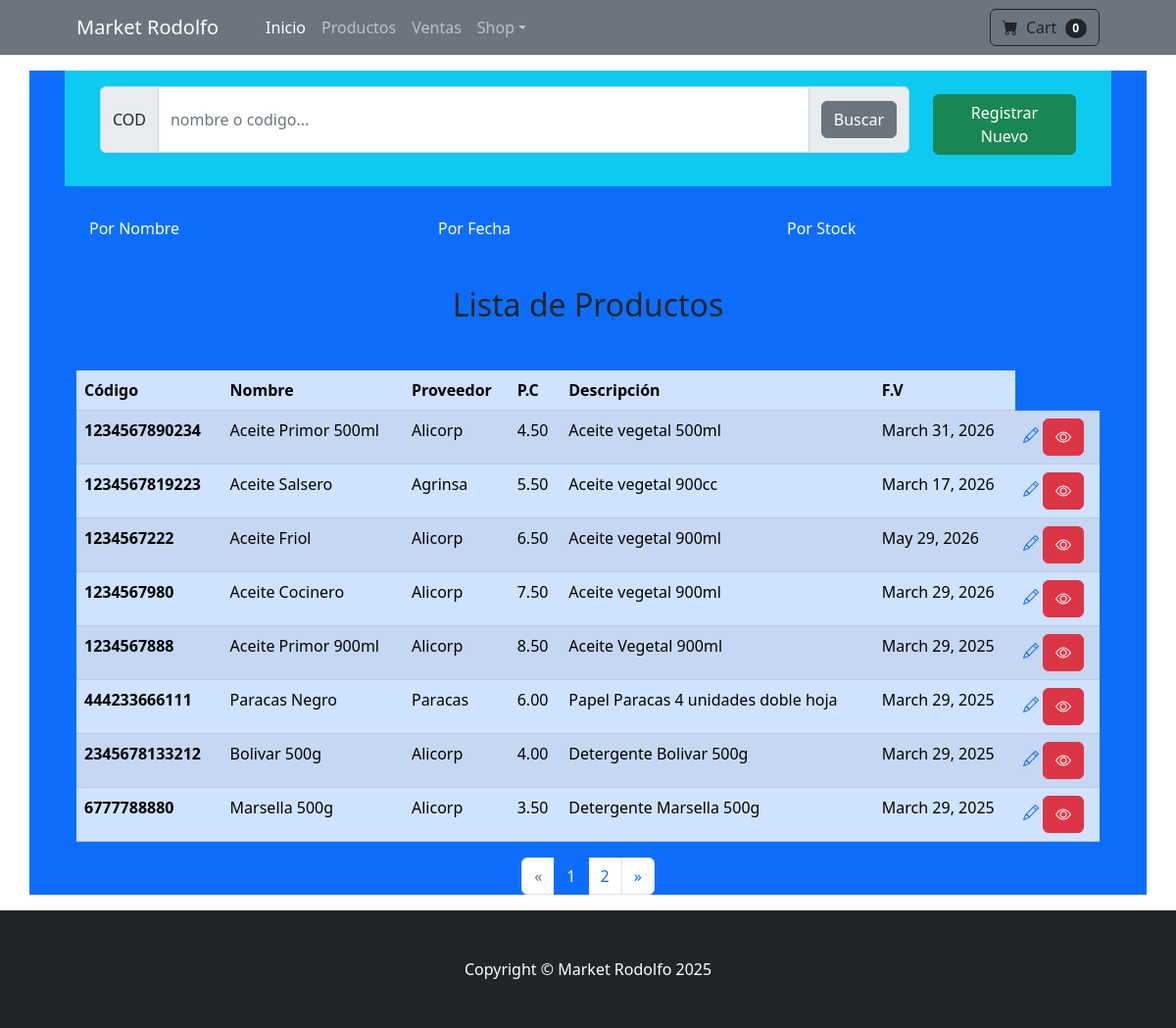
The app's page /producto/lista/ with its own data.
### applications/producto/models.py (models this page shows, shortened)
class Product(TimeStampedModel):
    UNIT_CHOICES = (
        ('0', 'Kilogramos'),
        ('1', 'Litros'),
        ('2', 'Unidades'),
    )
    category=models.ForeignKey(Category, on_delete=models.CASCADE, default=1)
    barcode=models.CharField(max_length=13, unique=True)
    name=models.CharField('Nombre', max_length=40)
    slug=models.SlugField(max_length=50, unique=True, blank=True)
    provider=models.ForeignKey(Provider, on_delete=models.CASCADE)
    marca=models.ForeignKey(Marca, on_delete=models.CASCADE)
    due_date=models.DateField('fecha de vencimiento', blank=True, null=True)
    description=models.TextField('Descripcion del Producto', blank=True)
    unit=models.CharField('unidad de medida', max_length=1, choices=UNIT_CHOICES)
    count=models.PositiveIntegerField('Cantidad en Almacén', default=0)
    purchase_price=models.DecimalField('Precio de Compra', max_digits=7, decimal_places=2)
    sale_price=models.DecimalField('Precio de Venta', max_digits=7, decimal_places=2)
    num_sale=models.PositiveIntegerField('Numero de Ventas', default=0)
    anulate=models.BooleanField('Eliminado', default=False)
    objects=ProductManager()
    class Meta:
        verbose_name='Producto'
        verbose_name_plural='Productos'

class Provider(TimeStampedModel):
    name=models.CharField('Razon Social', max_length=100)
    email=models.EmailField(blank=True, null=True)
    phone=models.CharField('telefono', max_length=40, blank=True)
    web=models.URLField('sitio web', blank=True)
    class Meta:
        verbose_name='Proveedor'
        verbose_name_plural='Proveedores'
    def __str__(self):
        return self.name

### applications/producto/views.py (the view)
# urls.py: path('producto/lista/', views.ProductListView.as_view(), name='producto-lista'),
class ProductListView(ListView):
    template_name="producto/lista.html"
    context_object_name='productos'
    paginate_by=8
    def get_queryset(self):
        kword=self.request.GET.get("kword", '')
        order=self.request.GET.get("order", '')
        queryset=Product.objects.buscar_producto(kword, order)
        return queryset

### applications/producto/managers.py (called while the page is built)
    def buscar_producto(self, kword, order):
        consulta = self.filter(
            Q(name__icontains=kword) | Q(category__name__icontains=kword) | Q(barcode=kword)| Q(barcode=kword)
        )
        if order == 'date':
            return consulta.order_by('created')
        elif order == 'name':
            return consulta.order_by('name')
        elif order == 'stock':
            return consulta.order_by('count')
        else:
            return consulta.order_by('-created')

### templates/producto/lista.html (shortened to what this page needs)
{% extends 'base.html' %}
{% load static %}
{% block content %}
    <div class="container px-4 px-lg-5 bg-primary">
        <div class="bg-info mt-3 mb-3 px-4 row">
            <form class="col-10 mt-3 mb-3" method="GET" >
                <div class="input-group">
                  <span class="input-group-text">COD</span>
                  <input class="form-control" type="text" id="kword" name="kword" placeholder="nombre o codigo...">
                  <div class="input-group-text">
                    <input type="submit" class="btn btn-secondary mb-2 mt-2" value="Buscar">
                  </div>
                </div>
            </form>
            <div class="col-2 mt-4 mb-3">
              <a href="{% url 'producto_app:producto-add' %}" class="btn btn-success mb-3">Registrar Nuevo</a>
            </div>
        </div>
            <div class="row mt-4">
                <div class="col">
                  <a href="?order=name">
                    <span class="btn btn-primary mb-3">Por Nombre</span>
                  </a>
                </div>
                <div class="col">
                  <a href="?order=date">
                    <span class="btn btn-primary mb-3">Por Fecha</span>
                  </a>
                </div>
                <div class="col">
                  <a href="?order=stock">
                    <span class="btn btn-primary mb-3">Por Stock</span>
                  </a>
                </div>
              </div>
        <h2 class="mb-4 text-center mt-4">Lista de Productos</h2>
        <table class="table table-striped table-primary mt-5">
            <thead>
                <tr>
                <th scope="col">Código</th>
                <th scope="col">Nombre</th>
                <th scope="col">Proveedor</th>
                <th scope="col">P.C</th>
                <th scope="col">Descripción</th>
                <th scope="col">F.V</th>
                </tr>
            </thead>
            <tbody>
                {% for product in productos %}
                    <tr>
                        <th scope="row">{{product.barcode}}</th>
                        <td>{{product.name}}</td>
                        <td>{{product.provider}}</td>
                        <td>{{product.purchase_price}}</td>
                        <td>{{product.description}}</td>
                        <td>{{product.due_date}}</td>
                        <td>
                          {% if product.id %}
                            <a href="{% url 'producto_app:producto-update' product.id %}" class="bt btn-success"><i class="bi bi-pencil"></i></a>
                          {% else %}
                          <a href="{% url 'producto_app:producto-add' %}" class="btn btn-success mb-3">Registrar Nuevo</a>
                          {% endif %}
                          {% if product.id %}
                          <a href="{% url 'producto_app:producto-detail' product.id %}" class="btn btn-danger"><i class="bi bi-eye"></i></a>
                          {% else %}
                          <a href="{% url 'producto_app:producto-add' %}" class="btn btn-success mb-3">Registrar Nuevo</a>
                          {% endif %}
                        </td>
                    </tr>
                {% endfor %}
            </tbody>
        </table>
        {% if is_paginated %}
          <nav aria-label="Page navigation">
            <ul class="pagination justify-content-center">
              {% if page_obj.has_previous %}
                <li class="page-item ">
                  <a class="page-link" href="?page={{ page_obj.previous_page_number }}">&laquo;</a>
                </li>
              {% else %}
                <li class="page-item disabled">
                  <a class="page-link" href="#" tabindex="-1">&laquo;</a>
                </li>
              {% endif %}
              {% for i in paginator.page_range %}
                <li class="page-item {% if page_obj.number == i %}active{% endif %}">
                <a class="page-link" href="?page={{ i }}">{{ i }}</a>
                </li>
              {% endfor %}
              {% if page_obj.has_next %}
                <li class="page-item ">
                  <a class="page-link" href="?page={{ page_obj.next_page_number }}">&raquo;</a>
                </li>
              {% else %}
                <li class="page-item disabled">
                  <a class="page-link" href="#" tabindex="-1">&raquo;</a>
                </li>
              {% endif %}
            </ul>
          </nav>
        {% endif %}
    </div>
{% endblock %}

### templates/base.html (shortened to what this page needs)
{% load static %}
<!DOCTYPE html>
<html lang="en">
    <head>
        <link href="https://cdn.jsdelivr.net/npm/bootstrap-icons@1.5.0/font/bootstrap-icons.css" rel="stylesheet" />
        <link href="{% static 'css/styles.css' %}" rel="stylesheet" />
    </head>
    <body>
        <nav class="navbar navbar-expand-lg navbar-dark bg-secondary">
            <div class="container px-4 px-lg-5">
                <a class="navbar-brand" href="#!">Market Rodolfo</a>
                <div class="collapse navbar-collapse" id="navbarSupportedContent">
                    <ul class="navbar-nav me-auto mb-2 mb-lg-0 ms-lg-4">
                        <li class="nav-item"><a class="nav-link active" aria-current="page" href="#!">Inicio</a></li>
                        <li class="nav-item"><a class="nav-link" href="{% url 'producto_app:producto-lista' %}">Productos</a></li>
                        <li class="nav-item"><a class="nav-link" href="#!">Ventas</a></li>
                        <li class="nav-item dropdown">
                            <a class="nav-link dropdown-toggle" id="navbarDropdown" href="#" role="button" data-bs-toggle="dropdown" aria-expanded="false">Shop</a>
                        </li>
                    </ul>
                    <form class="d-flex">
                        <button class="btn btn-outline-dark" type="submit">
                            <i class="bi-cart-fill me-1"></i>
                            Cart
                            <span class="badge bg-dark text-white ms-1 rounded-pill">0</span>
                        </button>
                    </form>
                </div>
            </div>
        </nav>
         {% block content %}
         {% endblock %}
        <footer class="py-5 bg-dark">
            <div class="container"><p class="m-0 text-center text-white">Copyright &copy; Market Rodolfo 2025</p></div>
        </footer>
    </body>
</html>

### records on screen
Product: barcode "1234567890234", name "Aceite Primor 500ml", provider "Alicorp", purchase_price "4.50", description "Aceite vegetal 500ml", due_date "March 31, 2026"
Product: barcode "1234567819223", name "Aceite Salsero", provider "Agrinsa", purchase_price "5.50", description "Aceite vegetal 900cc", due_date "March 17, 2026"
Product: barcode "1234567222", name "Aceite Friol", provider "Alicorp", purchase_price "6.50", description "Aceite vegetal 900ml", due_date "May 29, 2026"
Product: barcode "1234567980", name "Aceite Cocinero", provider "Alicorp", purchase_price "7.50", description "Aceite vegetal 900ml", due_date "March 29, 2026"
Product: barcode "1234567888", name "Aceite Primor 900ml", provider "Alicorp", purchase_price "8.50", description "Aceite Vegetal 900ml", due_date "March 29, 2025"
Product: barcode "444233666111", name "Paracas Negro", provider "Paracas", purchase_price "6.00", description "Papel Paracas 4 unidades doble hoja", due_date "March 29, 2025"
Product: barcode "2345678133212", name "Bolivar 500g", provider "Alicorp", purchase_price "4.00", description "Detergente Bolivar 500g", due_date "March 29, 2025"
Product: barcode "6777788880", name "Marsella 500g", provider "Alicorp", purchase_price "3.50", description "Detergente Marsella 500g", due_date "March 29, 2025"

### other values on screen
{{ i }} "1" "2"
